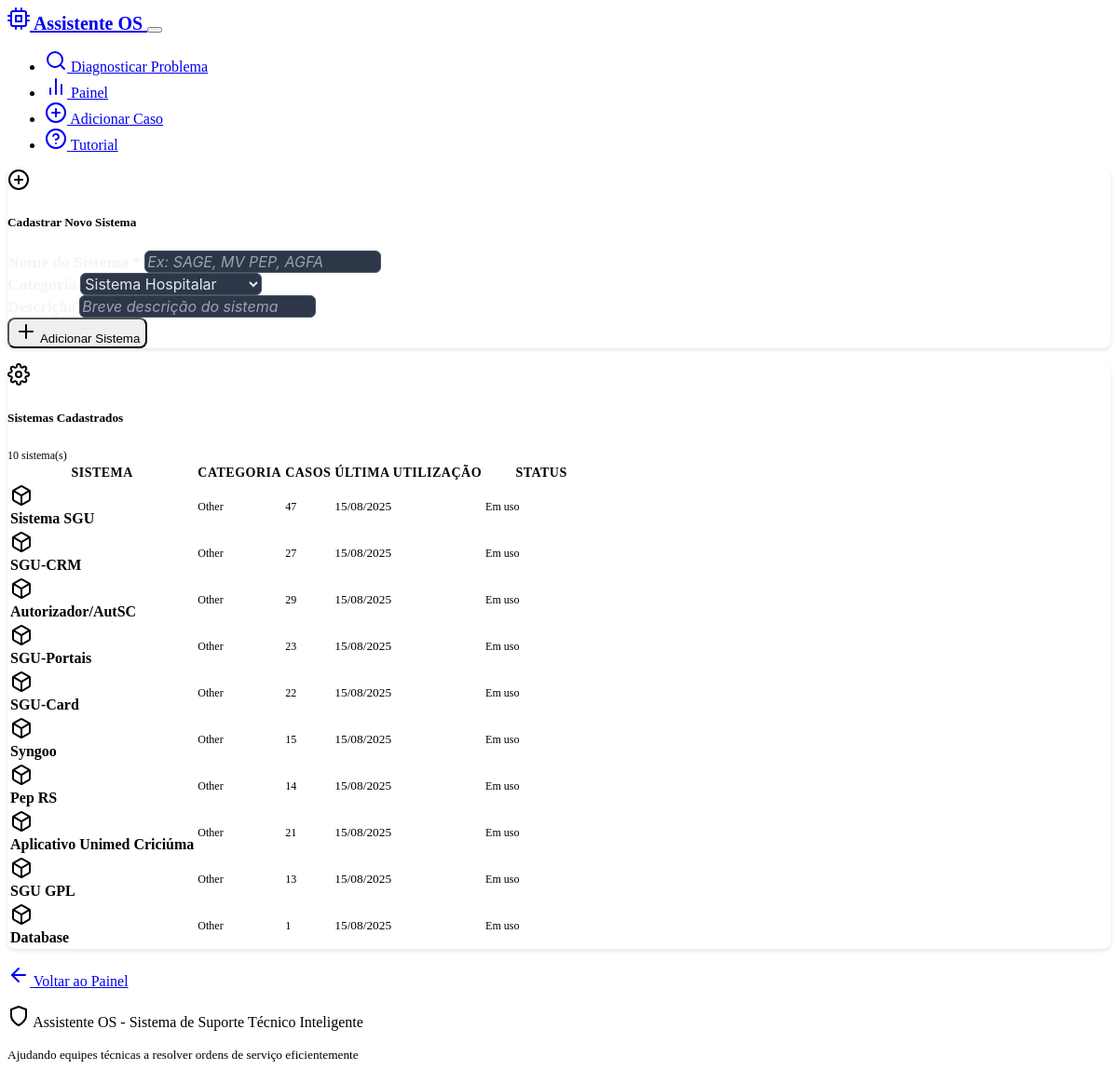
/systems, run on an earlier commit of the app's database.
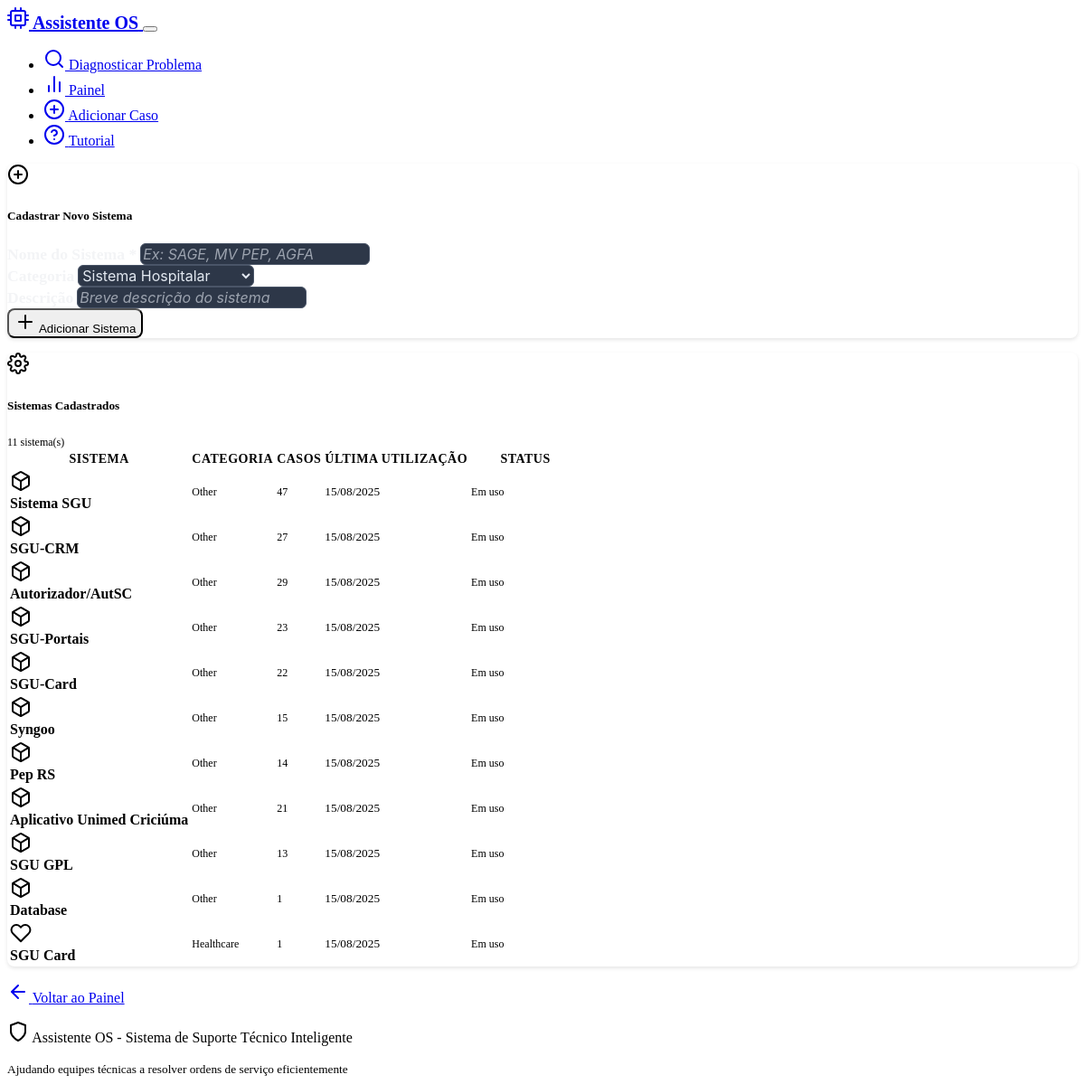
And on a later commit of the database.
### models.py (models this page shows, shortened)
class Case(db.Model):
    __tablename__ = 'cases'
    id = db.Column(db.Integer, primary_key=True)
    problem_description = db.Column(db.Text, nullable=False)
    solution = db.Column(db.Text, nullable=False)
    system_type = db.Column(db.String(100), default="Unknown")
    created_at = db.Column(db.DateTime, default=datetime.now)
    effectiveness_score = db.Column(db.Float, nullable=True)
    feedback_count = db.Column(db.Integer, default=0)
    tags = db.Column(db.String(500), default="")  # Stored as comma-separated string
    feedbacks = db.relationship("CaseFeedback", backref="case", cascade="all, delete-orphan")

### routes.py (the view)
@app.route('/systems')
def manage_systems():
    try:
        all_cases = case_service.get_all_cases()
        system_stats = {}
        for case in all_cases:
            system = case.system_type
            if system not in system_stats:
                system_stats[system] = {
                    'name': system,
                    'category': 'Healthcare' if system in ['Tasy', 'SGU', 'SGU Card', 'Autorizador'] else 'Other',
                    'case_count': 0,
                    'last_used': None
                }
            system_stats[system]['case_count'] += 1
            if not system_stats[system]['last_used'] or case.created_at > system_stats[system]['last_used']:
                system_stats[system]['last_used'] = case.created_at
        from flask import current_app
        custom_systems = current_app.config.get('CUSTOM_SYSTEMS', [])
        all_systems = []
        for system_name, stats in system_stats.items():
            all_systems.append(stats)
        for custom in custom_systems:
            if custom['name'] not in system_stats:
                custom['case_count'] = 0
                custom['last_used'] = None
                all_systems.append(custom)
        return render_template('manage_systems.html', systems=all_systems)
    except Exception as e:
        logging.error(f"Error loading systems: {str(e)}")
        flash(f'Erro ao carregar sistemas: {str(e)}', 'error')
        return render_template('manage_systems.html', systems=[])

### case_service.py (called while the page is built)
    def get_all_cases(self) -> List[Case]:
        try:
            return Case.query.all()
        except Exception as e:
            logging.error(f"Error getting cases from database: {str(e)}")
            return current_app.config.get('CASES_STORAGE', [])

### templates/manage_systems.html (shortened to what this page needs)
{% extends "base.html" %}
{% block content %}
<div class="row">
    <div class="col-lg-10 mx-auto">
        <div class="card mb-4">
            <div class="card-header d-flex align-items-center">
                <i data-feather="plus-circle" class="me-2"></i>
                <h5 class="mb-0">Cadastrar Novo Sistema</h5>
            </div>
            <div class="card-body">
                <form action="{{ url_for('add_system') }}" method="POST" class="row g-3">
                    <div class="col-md-4">
                        <label for="system_name" class="form-label">Nome do Sistema *</label>
                        <input type="text" class="form-control" id="system_name" name="system_name"
                               placeholder="Ex: SAGE, MV PEP, AGFA" required>
                    </div>
                    <div class="col-md-4">
                        <label for="system_category" class="form-label">Categoria</label>
                        <select class="form-select" id="system_category" name="system_category">
                            <option value="Healthcare">Sistema Hospitalar</option>
                        </select>
                    </div>
                    <div class="col-md-4">
                        <label for="system_description" class="form-label">Descrição</label>
                        <input type="text" class="form-control" id="system_description" name="system_description"
                               placeholder="Breve descrição do sistema">
                    </div>
                    <div class="col-12">
                        <button type="submit" class="btn btn-primary">
                            <i data-feather="plus" class="me-1"></i>
                            Adicionar Sistema
                        </button>
                    </div>
                </form>
            </div>
        </div>
        <div class="card">
            <div class="card-header d-flex align-items-center justify-content-between">
                <div class="d-flex align-items-center">
                    <i data-feather="settings" class="me-2"></i>
                    <h5 class="mb-0">Sistemas Cadastrados</h5>
                </div>
                <span class="badge bg-info">{{ systems|length }} sistema(s)</span>
            </div>
            <div class="card-body p-0">
                {% if systems %}
                <div class="table-responsive">
                    <table class="table table-hover mb-0">
                        <thead class="table-dark">
                            <tr>
                                <th>Sistema</th>
                                <th>Categoria</th>
                                <th>Casos</th>
                                <th>Última Utilização</th>
                                <th width="120">Status</th>
                            </tr>
                        </thead>
                        <tbody>
                            {% for system in systems %}
                            <tr>
                                <td>
                                    <div class="d-flex align-items-center">
                                        <div class="system-icon me-2">
                                            {% if system.category == 'Healthcare' %}
                                                <i data-feather="heart" class="text-danger"></i>
                                            {% elif system.category == 'Administrative' %}
                                                <i data-feather="briefcase" class="text-primary"></i>
                                            {% elif system.category == 'Network' %}
                                                <i data-feather="wifi" class="text-success"></i>
                                            {% elif system.category == 'Database' %}
                                                <i data-feather="database" class="text-warning"></i>
                                            {% elif system.category == 'Application Server' %}
                                                <i data-feather="server" class="text-info"></i>
                                            {% else %}
                                                <i data-feather="box" class="text-secondary"></i>
                                            {% endif %}
                                        </div>
                                        <div>
                                            <strong>{{ system.name }}</strong>
                                        </div>
                                    </div>
                                </td>
                                <td>
                                    <span class="badge bg-secondary">{{ system.category }}</span>
                                </td>
                                <td>
                                    <span class="badge bg-info">{{ system.case_count or 0 }}</span>
                                </td>
                                <td>
                                    {% if system.last_used %}
                                        <small>{{ system.last_used.strftime('%d/%m/%Y') }}</small>
                                    {% else %}
                                        <small class="text-muted">Nunca usado</small>
                                    {% endif %}
                                </td>
                                <td>
                                    {% if system.case_count == 0 %}
                                        <span class="badge bg-warning">Não utilizado</span>
                                    {% else %}
                                        <span class="badge bg-success">Em uso</span>
                                    {% endif %}
                                </td>
                            </tr>
                            {% endfor %}
                        </tbody>
                    </table>
                </div>
                {% else %}
                <div class="text-center py-5">
                    <i data-feather="settings" style="width: 64px; height: 64px; color: var(--bs-secondary);"></i>
                    <h4 class="mt-3 mb-2">Nenhum Sistema Personalizado</h4>
                    <p class="text-muted">Os sistemas padrão (Tasy, SGU, SGU Card, Autorizador) já estão disponíveis.</p>
                </div>
                {% endif %}
            </div>
        </div>
        <div class="text-center mt-4">
            <a href="{{ url_for('dashboard') }}" class="btn btn-secondary">
                <i data-feather="arrow-left" class="me-2"></i>
                Voltar ao Painel
            </a>
        </div>
    </div>
</div>
{% endblock %}

### templates/base.html (shortened to what this page needs)
<!DOCTYPE html>
<html lang="en" data-bs-theme="dark">
<head>
    <link href="https://cdn.replit.com/agent/bootstrap-agent-dark-theme.min.css" rel="stylesheet">
    <link rel="stylesheet" href="{{ url_for('static', filename='style.css') }}">
</head>
<body>
    <nav class="navbar navbar-expand-lg navbar-dark bg-dark border-bottom">
        <div class="container">
            <a class="navbar-brand d-flex align-items-center" href="{{ url_for('index') }}">
                <i data-feather="cpu" class="me-2"></i>
                <span class="fw-bold">Assistente OS</span>
            </a>
            <button class="navbar-toggler" type="button" data-bs-toggle="collapse" data-bs-target="#navbarNav">
            </button>
            <div class="collapse navbar-collapse" id="navbarNav">
                <ul class="navbar-nav me-auto">
                    <li class="nav-item">
                        <a class="nav-link" href="{{ url_for('index') }}">
                            <i data-feather="search" class="me-1"></i>
                            Diagnosticar Problema
                        </a>
                    </li>
                    <li class="nav-item">
                        <a class="nav-link" href="{{ url_for('dashboard') }}">
                            <i data-feather="bar-chart-2" class="me-1"></i>
                            Painel
                        </a>
                    </li>
                    <li class="nav-item">
                        <a class="nav-link" href="{{ url_for('add_case_form') }}">
                            <i data-feather="plus-circle" class="me-1"></i>
                            Adicionar Caso
                        </a>
                    </li>
                    <li class="nav-item">
                        <a class="nav-link" href="{{ url_for('tutorial') }}">
                            <i data-feather="help-circle" class="me-1"></i>
                            Tutorial
                        </a>
                    </li>
                </ul>
            </div>
        </div>
    </nav>
    <main class="container my-4">
        {% block content %}{% endblock %}
    </main>
    <footer class="bg-dark border-top mt-5 py-4">
        <div class="container text-center text-muted">
            <p class="mb-0">
                <i data-feather="shield" class="me-1"></i>
                Assistente OS - Sistema de Suporte Técnico Inteligente
            </p>
            <small>Ajudando equipes técnicas a resolver ordens de serviço eficientemente</small>
        </div>
    </footer>
</body>
</html>

### static/style.css (style rules this page uses)
:root { --custom-code-bg: #1a1a1a; --custom-border-radius: 8px; }
.card { border-radius: var(--custom-border-radius); box-shadow: 0 2px 4px rgba(0, 0, 0, 0.1); margin-bottom: 1rem; }
.card-header { background-color: var(--bs-dark); border-bottom: 1px solid var(--bs-border-color); border-radius: var(--custom-border-radius) var(--custom-border-radius) 0 0 !important; }
.form-control, .form-select { background-color: #2d3748 !important; border: 1px solid #4a5568 !important; color: #e2e8f0 !important; font-family: -apple-system, BlinkMacSystemFont, 'Segoe UI', Roboto, sans-serif !important; font-size: 1rem; border-radius: 6px !important; transition: all 0.2s ease !important; }
.form-control::placeholder { color: #9ca3af !important; font-style: italic; }
.form-label { color: #f3f4f6 !important; font-weight: 600; margin-bottom: 0.75rem; font-size: 1.1rem; }
.btn { border-radius: var(--custom-border-radius); font-weight: 500; }
.table-responsive { border-radius: var(--custom-border-radius); }
.table th { border-top: none; font-weight: 600; font-size: 0.875rem; text-transform: uppercase; letter-spacing: 0.5px; }
.table td { vertical-align: middle; border-color: var(--bs-border-color); }
.badge { border-radius: var(--custom-border-radius); font-weight: 500; font-size: 0.75rem; }
.navbar-brand { font-weight: 700; font-size: 1.25rem; }
.nav-link { font-weight: 500; }
footer { margin-top: auto; }

What changed in the data, as far as the page shows it:
added Case: name "SGU Card", category "Healthcare", case_count "1", last_used "15/08/2025"
Also different on the page:
{{ systems|length }}: "10" → "11"
